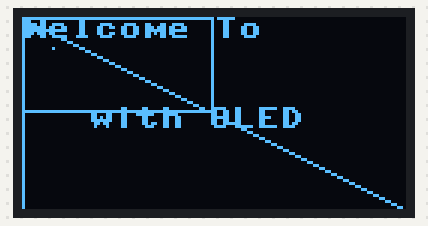
Bench run of a program on a simulated Raspberry Pi Pico running MicroPython. Shown: 128×64 one-colour display. What the program prints to the serial console is not drawn. At 0.1 s the program stops and its outputs stay as they are.

Above: at 0.1 s.

The program:

21Componentes.py
```python
print("Hello, Pi Pico!")
from machine import Pin, I2C
from ssd1306 import SSD1306_I2C

i2c=I2C(0,sda=Pin(0), scl=Pin(1), freq=400000)
oled = SSD1306_I2C(128, 64, i2c)

oled.text("Welcome To", 0, 0)
oled.text("with OLED", 22, 30)
oled.show()
oled.pixel(10,10,1)
oled.hline(2,3,4,1)
oled.vline(0, 0, 64, 1)
oled.line(0, 0, 128, 64, 1)
oled.rect(0, 0, 64, 32, 1)
#oled.fill_rect(0, 0, 64, 32, 1)
oled.show()
```
